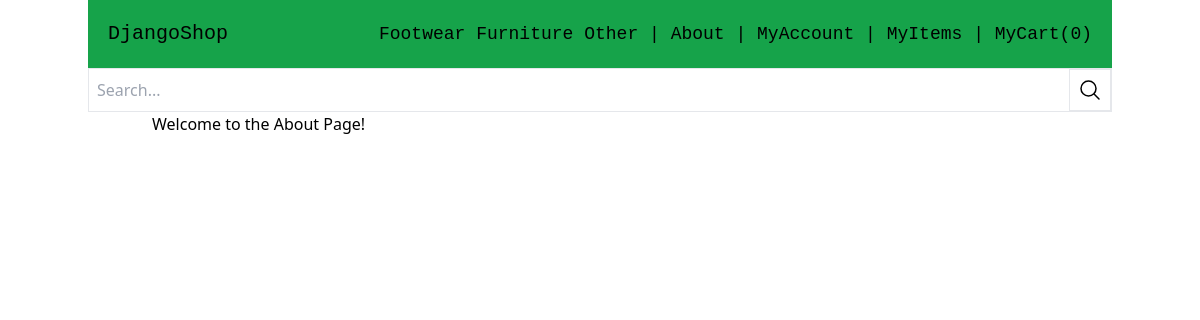
The page /about/ (signed in) on the database its author committed.
### products/models.py (models this page shows, shortened)
class Category(models.Model):
      title = models.CharField(max_length=100)
      slug = models.SlugField(max_length=50)
      class Meta:
            verbose_name_plural= "Categories"
            ordering = ["title"]

### core/views.py (the view)
# urls.py: path('about/', views.about, name='about'),
def about(request):
    return render(request, 'core/about.html')

### products/cart.py (called while the page is built)
    def __len__(self):
        return sum(item['quantity'] for item in self.cart.values())

### products/context_processors.py (called while the page is built)
def cart(request):
    return {'cart': Cart(request)}

### products/templatetags/menu.py (called while the page is built)
@register.inclusion_tag("core/menu.html")
def menu():
    categories = Category.objects.all()
    return { 'categories': categories }

### core/templates/core/about.html (shortened to what this page needs)
{% extends 'core/base.html' %}
{% block content %}
    Welcome to the About Page!
{% endblock %}

### core/templates/core/menu.html
{% for category in categories %}
<a href="{% url 'category_detail' category.slug %}">{{category.title}}</a>
{% endfor %}
|
<a href="{% url 'about' %}">About</a>

### rows shown on the page
Category: title "Footwear"
Category: title "Furniture"
Category: title "Other"

### other values the page prints
{{ cart|length }} "0"
